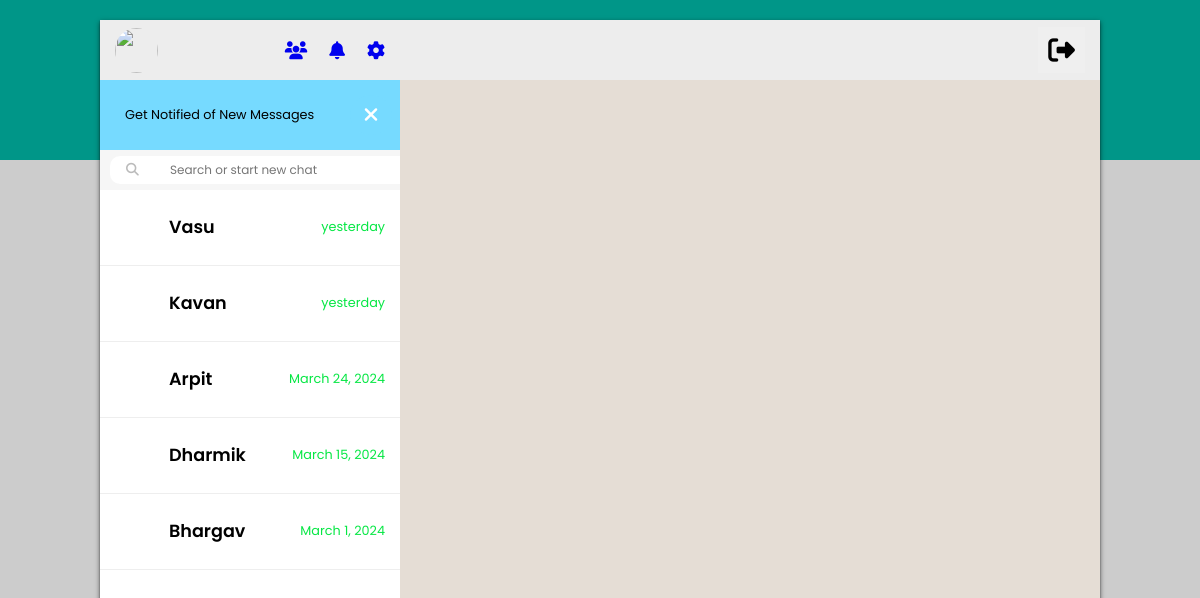
Screenshot of /index (signed in) with the database file from the repository.
### chatifyApp/models.py (models this page shows)
class Friend_List(models.Model):
    class Meta:
        unique_together = (('user_id', 'friend_id'),)
    user_id = models.ForeignKey(User,to_field='user_id',on_delete=models.CASCADE,related_name='friend_list_user_id')
    friend_id = models.ForeignKey(User,to_field='user_id',on_delete=models.CASCADE,related_name='friend_list_friend_id')
    friend_since = models.DateField(null=True)
    friend_status = models.CharField(max_length=10,default='pending')
    last_chat_date = models.DateField(null=True)
    last_chat_time = models.TimeField(null=True)

class User(AbstractUser):
    user_id = models.CharField(max_length=50,primary_key=True,null=False,blank=False)
    dob = models.DateField(null=True)
    phoneno = models.IntegerField(null=True)
    coins = models.IntegerField(default=100)
    theme_id = models.ForeignKey(Themes,on_delete=models.CASCADE,to_field='theme_id',default=1)

### chatifyApp/views.py (the view)
# urls.py: path('index',views.index,name='index'),
def index(request):
    if request.session.get('username') != None:
        username = request.session.get('username')
        friend_id = username
        frndlist = Friend_List.objects.filter(user_id=username,friend_status='accept') | Friend_List.objects.filter(friend_id=username,friend_status='accept')
        sortfrndlist = frndlist.order_by('-last_chat_date')
        return render(request,'index.html',{'frndlist':sortfrndlist,'user':username,'frnd':friend_id,'today_date':date.today(),'yesterday_date':date.today()-timedelta(days=1)})
    else:
        return redirect('login')

### templates/index.html (shortened to what this page needs)
{% load static %}
{% load tz %}
<!DOCTYPE html>
<html lang="en">
<head>
  <link rel="stylesheet" href="{% static 'styles/index.css' %}">
</head>
<body>
  <div class="main-container">
    <div class="left-container">
      <div class="header">
        <div class="user-img" style="height:45px;width:60px;">
          <img class="dp" src="https://www.meme-arsenal.com/memes/b6a18f0ffd345b22cd219ef0e73ea5fe.jpg" alt="">
        </div>
        <div class="nav-icons">
          <li><a href={% url 'store'%}><i class="fa-sharp fa-solid fa-users"></i></a></li>
          <li><a href={% url 'notification'%}><i class="fa-solid fa-bell"></i></i></a></li>
          <li><a href={% url 'setting'%}><i class="fa-solid fa-gear"></i></a></li>
        </div>
      </div>
      <div class="notif-box">
        <div class="notif-text">
          <p>Get Notified of New Messages</p>
        </div>
        <i class="fa-solid fa-xmark"></i>
      </div>
      <div class="search-container">
        <div class="input">
          <i class="fa-solid fa-magnifying-glass"></i>
          <input type="text" placeholder="Search or start new chat   ">
        </div>
      </div>
      <div class="chat-list">
        {% for frnd in frndlist %}
        {% if user|striptags != frnd.friend_id|striptags %}
        <div class="chat-box" onclick="userChatsWithGivenFriend('{{frnd.friend_id}}')">
        {% else %}
        <div class="chat-box" onclick="userChatsWithGivenFriend('{{frnd.user_id}}')">
        {% endif %}
          <div class="img-box">
          </div>
          <div class="chat-details">
            <div class="text-head">
              {% if frnd.friend_id|striptags != user|striptags %}
              <h4>{{frnd.friend_id}}</h4>
              {% else %}
              <h4>{{frnd.user_id}}</h4>
              {% endif %}
              {% if frnd.last_chat_date|striptags == today_date|striptags %}
              <p class="time unread">{{frnd.last_chat_time}}</p>
              {% elif frnd.last_chat_date|striptags == yesterday_date|striptags%}
              <p class="time unread">yesterday</p>
              {% elif frnd.last_chat_date %}
              <p class="time unread">{{frnd.last_chat_date}}</p>
              {% endif %}
            </div>
          </div>
        </div>
        {% endfor %}
      </div>
    </div>
    <div class="right-container">
      <div class="header">
        <div class="img-text">
          <div class="user-img">
          </div>
        </div>
        <form action="{% url 'logout'%}">
          <div class="nav-icons">
            <button style="border:0px"><i class="fa-solid fa-2x fa-right-from-bracket"></i></button>
          </div>
        </form>
      </div>
      <div class="chat-container">
      </div>
    </div>
  </div>
</body>
</html>

### static/styles/index.css (style rules this page uses)
* { margin: 0; padding: 0; box-sizing: border-box; font-family: 'Poppins', sans-serif; }
body { display: flex; justify-content: center; align-items: center; min-height: 100vh; background: #ccc; }
.main-container { position: relative; width: 1000px; max-width: 100%; height: calc(100vh - 40px); background: #fff; display: flex; box-shadow: 0px 1px 1px 0 rgba(0,0,0,0.5), 0px 2px 5px 0 rgba(0,0,0,0.6); }
.main-container .left-container { position:relative; width: 30%; height:100%; flex: 30%; background: #fff; }
.main-container .right-container { position: relative; width: 70%; height: 100%; flex: 70%; background: #e5ddd5; }
.main-container .right-container::before { content: ''; position: absolute; top: 0; left: 0; width: 100%; height: 100%; background: url(https://camo.githubusercontent.com/854a93c27d64274c4f8f5a0b6ec36ee1d053cfcd934eac6c63bed9eaef9764bd/68747470733a2f2f7765622e77686174736170702e636f6d2f696d672f62672d636861742d74696c652d6461726b5f61346265353132653731393562366237333364393131306234303866303735642e706e67); opacity: 0.5; }
.header { position: relative; display: flex; align-items: center; width: 100%; height: 60px; background: #ededed; padding: 0 15px; }
.user-img { position:relative; width: 50px; height: 50px; overflow: hidden; border-radius: 50%; }
.dp { position:absolute; top: 0; left: 0; width: 100%; height: 100%; object-fit: cover; cursor: pointer; }
.nav-icons { display:flex; justify-content: flex-end; padding-left: 105px; }
.nav-icons li { list-style: none; display: flex; cursor: pointer; color: #51585c; margin-left: 22px; font-size: 18px; }
.notif-box { position: relative; display: flex; width: 100%; height: 70px; background: #76daff; align-items: center; font-size: 0.8em; text-decoration: none; }
.notif-box i { position:relative; left: 13px; background:#fff; padding:10px; width: 42px; height: auto; font-size: 20px; border-radius: 55%; cursor: pointer; color:#76daff; }
.notif-box .fa-xmark { position: absolute; left: 250px; text-align:center; background:#76daff; color: #fff; }
.notif-text { margin: 25px; }
.search-container { position:relative; width: 100%; height: 40px; background: #f6f6f6; display: flex; justify-content: center; align-items: center; }
.search-container .input input { width: 121%; outline: none; border: none; background: #fff; padding: 5px; height: 30x; border-radius: 10px; font-size: 12px; padding-left: 60px; margin: 10px }
.search-container .input i { position: absolute; left: 26px; top: 14px; color:#bbb; font-size: 0.8em; }
.chat-list { position: relative; height:calc(100% - 170px); overflow-y: auto; }
.chat-list .chat-box { position: relative; width: 100%; display:flex; justify-content: center; align-items:center; cursor: pointer; padding: 15px; border-bottom: 1px solid #eee; }
.chat-list .chat-box .img-box { position:relative; width: 55px; height:45px; overflow:hidden; border-radius: 50%; }
.chat-list .chat-box .chat-details { width: 100%; margin-left: 10px; }
.chat-list .chat-box .chat-details .text-head { display:flex; justify-content: space-between; align-items: center; margin-bottom:2px; }
.chat-list .chat-box .chat-details .text-head h4 { font-size: 1.1em; font-weight: 600; color: #000; }
.chat-list .chat-box .chat-details .text-head .time { font-size: 0.8em; color: #aaa; }
img { width: 100%; object-fit: cover; }
.chat-list .chat-box .chat-details .text-head .unread { color: #06e744; }
.right-container .header { display: flex; justify-content: space-between; align-items: center; }
.right-container .header .img-text { position: relative; display: flex; justify-content: center; align-items: center; cursor: pointer; }
.right-container .header .nav-icons { position: relative; margin-right:0px; }
.right-container .header .nav-icons i { padding: 10px; }
.chat-container { position:relative; width: 100%; height: calc(100% - 120px); padding: 50px; overflow-y: auto; }

### rows the page displays
Friend_List: friend_id "Vasu", last_chat_date "yesterday"
Friend_List: friend_id "Kavan", last_chat_date "yesterday"
Friend_List: friend_id "Arpit", last_chat_date "March 24, 2024"
Friend_List: friend_id "Dharmik", last_chat_date "March 15, 2024"
Friend_List: friend_id "Bhargav", last_chat_date "March 1, 2024"
